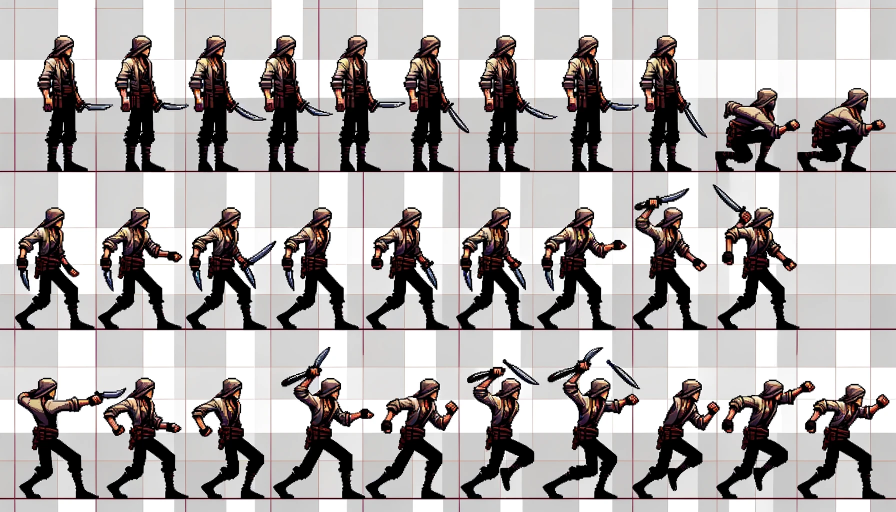
#> input picture img/knife_man.webp, 1792 x 1024 px (shown at 1/2 size)
$ python prepare_knife.py ../img/knife_man.webp ../img/objektit.webp
#> lines starting #> are read from the running program, lines starting #| are printed output that depends on the picture
"""Normalize ImageGen's transparent 4x2 sheet with one shared scale. Pillow required."""
from pathlib import Path
import sys
from PIL import Image


def prepare(source, output):
#> called with source = '../img/knife_man.webp', output = '../img/objektit.webp'
    source = Image.open(source).convert('RGBA')
    frames = []
    for row in range(2):
        for col in range(4):
            cell = source.crop((round(col*source.width/4),round(row*source.height/2),
                                round((col+1)*source.width/4),round((row+1)*source.height/2)))
            # Discard only near-invisible alpha noise around generated outlines.
            alpha = cell.getchannel('A').point(lambda a: 0 if a < 32 else a)
            cell.putalpha(alpha)
            box = cell.getbbox()
            assert box and box[0]>0 and box[2]<cell.width
            frames.append(cell.crop(box))
#> alpha: PIL image 448x512 L; every value is 255
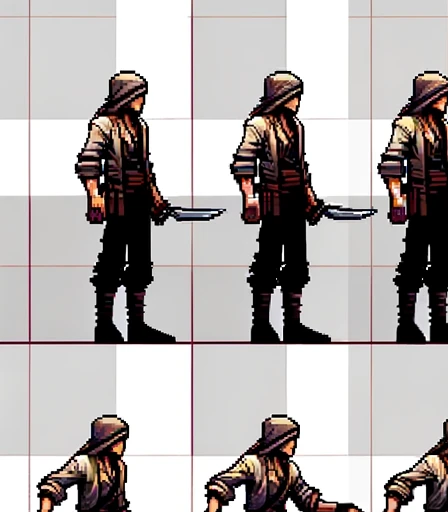
#> cell: PIL image 448x512 RGBA; mean R, G, B, A 179, 173.9, 173, 255
#> after the loop, frames = []
    scale = 73/max(frame.height for frame in frames[:4])
    sheet = Image.new('RGBA',(288,160))
    for i,frame in enumerate(frames):
        frame = frame.resize((round(frame.width*scale),round(frame.height*scale)),Image.Resampling.NEAREST)
        assert frame.width <= 68 and frame.height <= 78
        # Center the body consistently; release extends to the right of the torso.
        x = (72-frame.width)//2
        if i == 6:
            x = min(x+7,71-frame.width)  # Preserve room for the extended hand.
        assert x+frame.width <= 72
        sheet.alpha_composite(frame,((i%4)*72+x,(i//4)*80+78-frame.height))
    output = Path(output)
    sheet.save(output/'knife_animations.png')
    sheet.resize((1152,640),Image.Resampling.NEAREST).save(output/'knife_animations_preview.png')
    print('RGBA sheet 288x160, 8 cells 72x80, feet baseline 78')


if __name__ == '__main__':
#> (the run stopped early here; a loop or call above may not have finished)
